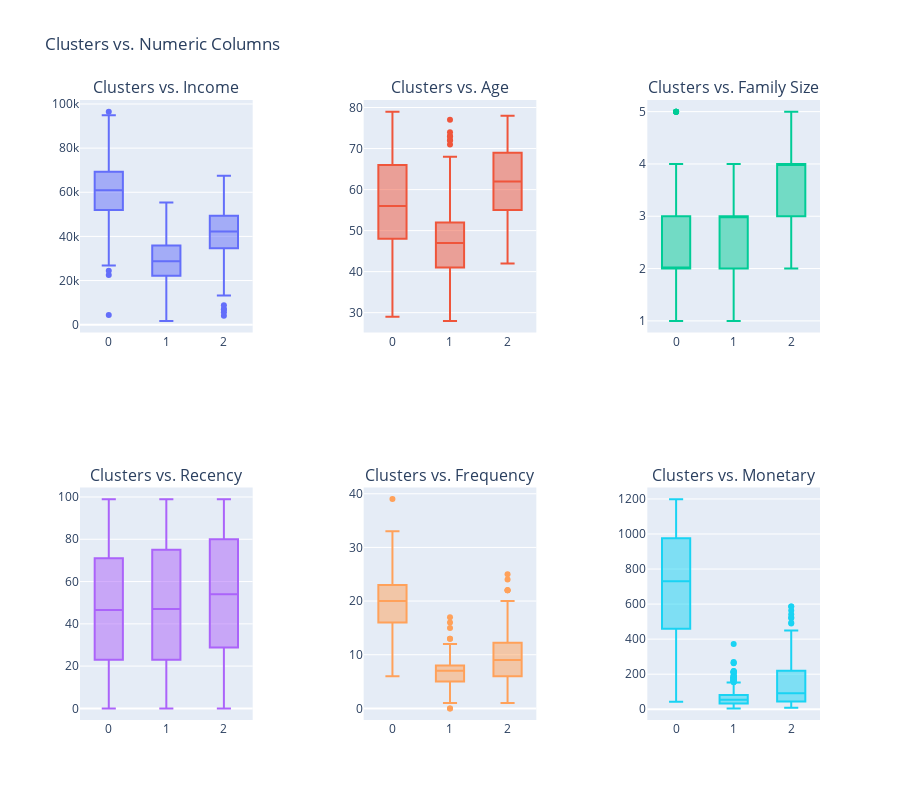

The code cell stored with this chart in its notebook:
### Code cell
import plotly.graph_objs as go
from plotly.subplots import make_subplots
columns = ["Income", "Age", "Family Size", "Recency", "Frequency", "Monetary"]
fig = make_subplots(rows=2, cols=3, subplot_titles=[f'Clusters vs. {column}' for column in columns], horizontal_spacing=0.15)

for i, column in enumerate(columns):
    row = i // 3 + 1
    col = i % 3 + 1
    trace = go.Box(y=df[column], x=df["Clusters"], name=f'Clusters vs. {column}', )
    fig.add_trace(trace, row=row, col=col)
fig.update_layout(
    showlegend=False,
    height=800,
    title_text="Clusters vs. Numeric Columns",
)
fig.show()

### Figure 1 — Plotly figure (JSON) as saved in the notebook; plotly's stock layout.template omitted (floating-point values rounded to 4 significant figures; data arrays with more than 128 entries replaced by an {"elided": "..."} marker saying what was removed)
{"data": [{"name": "Clusters vs. Income", "type": "box", "x": {"elided": "1782 int values"}, "xaxis": "x", "y": {"elided": "1782 int values"}, "yaxis": "y"}, {"name": "Clusters vs. Age", "type": "box", "x": {"elided": "1782 int values"}, "xaxis": "x2", "y": {"elided": "1782 int values"}, "yaxis": "y2"}, {"name": "Clusters vs. Family Size", "type": "box", "x": {"elided": "1782 int values"}, "xaxis": "x3", "y": {"elided": "1782 int values"}, "yaxis": "y3"}, {"name": "Clusters vs. Recency", "type": "box", "x": {"elided": "1782 int values"}, "xaxis": "x4", "y": {"elided": "1782 int values"}, "yaxis": "y4"}, {"name": "Clusters vs. Frequency", "type": "box", "x": {"elided": "1782 int values"}, "xaxis": "x5", "y": {"elided": "1782 int values"}, "yaxis": "y5"}, {"name": "Clusters vs. Monetary", "type": "box", "x": {"elided": "1782 int values"}, "xaxis": "x6", "y": {"elided": "1782 int values"}, "yaxis": "y6"}], "layout": {"annotations": [{"font": {"size": 16}, "showarrow": false, "text": "Clusters vs. Income", "x": 0.1167, "xanchor": "center", "xref": "paper", "y": 1, "yanchor": "bottom", "yref": "paper"}, {"font": {"size": 16}, "showarrow": false, "text": "Clusters vs. Age", "x": 0.5, "xanchor": "center", "xref": "paper", "y": 1, "yanchor": "bottom", "yref": "paper"}, {"font": {"size": 16}, "showarrow": false, "text": "Clusters vs. Family Size", "x": 0.8833, "xanchor": "center", "xref": "paper", "y": 1, "yanchor": "bottom", "yref": "paper"}, {"font": {"size": 16}, "showarrow": false, "text": "Clusters vs. Recency", "x": 0.1167, "xanchor": "center", "xref": "paper", "y": 0.375, "yanchor": "bottom", "yref": "paper"}, {"font": {"size": 16}, "showarrow": false, "text": "Clusters vs. Frequency", "x": 0.5, "xanchor": "center", "xref": "paper", "y": 0.375, "yanchor": "bottom", "yref": "paper"}, {"font": {"size": 16}, "showarrow": false, "text": "Clusters vs. Monetary", "x": 0.8833, "xanchor": "center", "xref": "paper", "y": 0.375, "yanchor": "bottom", "yref": "paper"}], "height": 800, "showlegend": false, "title": {"text": "Clusters vs. Numeric Columns"}, "xaxis": {"anchor": "y", "domain": [0, 0.2333]}, "xaxis2": {"anchor": "y2", "domain": [0.3833, 0.6167]}, "xaxis3": {"anchor": "y3", "domain": [0.7667, 1.0]}, "xaxis4": {"anchor": "y4", "domain": [0, 0.2333]}, "xaxis5": {"anchor": "y5", "domain": [0.3833, 0.6167]}, "xaxis6": {"anchor": "y6", "domain": [0.7667, 1.0]}, "yaxis": {"anchor": "x", "domain": [0.625, 1]}, "yaxis2": {"anchor": "x2", "domain": [0.625, 1]}, "yaxis3": {"anchor": "x3", "domain": [0.625, 1]}, "yaxis4": {"anchor": "x4", "domain": [0, 0.375]}, "yaxis5": {"anchor": "x5", "domain": [0, 0.375]}, "yaxis6": {"anchor": "x6", "domain": [0, 0.375]}}}
